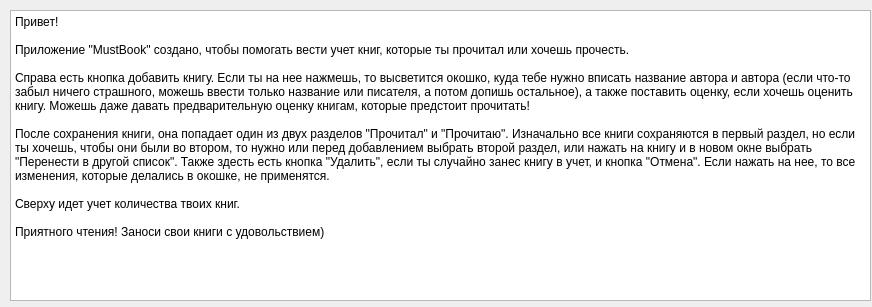
<?xml version="1.0" encoding="UTF-8"?>
<ui version="4.0">
 <class>help_window</class>
 <widget class="QDialog" name="help_window">
  <property name="geometry">
   <rect>
    <x>0</x>
    <y>0</y>
    <width>872</width>
    <height>307</height>
   </rect>
  </property>
  <property name="windowTitle">
   <string>Помощь</string>
  </property>
  <widget class="QTextBrowser" name="textBrowser">
   <property name="geometry">
    <rect>
     <x>10</x>
     <y>10</y>
     <width>861</width>
     <height>291</height>
    </rect>
   </property>
   <property name="html">
    <string>&lt;!DOCTYPE HTML PUBLIC &quot;-//W3C//DTD HTML 4.0//EN&quot; &quot;http://www.w3.org/TR/REC-html40/strict.dtd&quot;&gt;
&lt;html&gt;&lt;head&gt;&lt;meta name=&quot;qrichtext&quot; content=&quot;1&quot; /&gt;&lt;meta charset=&quot;utf-8&quot; /&gt;&lt;style type=&quot;text/css&quot;&gt;
p, li { white-space: pre-wrap; }
&lt;/style&gt;&lt;/head&gt;&lt;body style=&quot; font-family:'Segoe UI'; font-size:8.86154pt; font-weight:400; font-style:normal;&quot;&gt;
&lt;p style=&quot; margin-top:0px; margin-bottom:0px; margin-left:0px; margin-right:0px; -qt-block-indent:0; text-indent:0px;&quot;&gt;&lt;span style=&quot; font-size:8.86154pt;&quot;&gt;Привет! &lt;/span&gt;&lt;/p&gt;
&lt;p style=&quot;-qt-paragraph-type:empty; margin-top:0px; margin-bottom:0px; margin-left:0px; margin-right:0px; -qt-block-indent:0; text-indent:0px; font-size:8.86154pt;&quot;&gt;&lt;br /&gt;&lt;/p&gt;
&lt;p style=&quot; margin-top:0px; margin-bottom:0px; margin-left:0px; margin-right:0px; -qt-block-indent:0; text-indent:0px;&quot;&gt;&lt;span style=&quot; font-size:8.86154pt;&quot;&gt;Приложение &amp;quot;MustBook&amp;quot; создано, чтобы помогать вести учет книг, которые ты прочитал или хочешь прочесть.&lt;/span&gt;&lt;/p&gt;
&lt;p style=&quot;-qt-paragraph-type:empty; margin-top:0px; margin-bottom:0px; margin-left:0px; margin-right:0px; -qt-block-indent:0; text-indent:0px; font-size:8.86154pt;&quot;&gt;&lt;br /&gt;&lt;/p&gt;
&lt;p style=&quot; margin-top:0px; margin-bottom:0px; margin-left:0px; margin-right:0px; -qt-block-indent:0; text-indent:0px;&quot;&gt;&lt;span style=&quot; font-size:8.86154pt;&quot;&gt;Справа есть кнопка добавить книгу. Если ты на нее нажмешь, то высветится окошко, куда тебе нужно вписать название автора и автора (если что-то забыл ничего страшного, можешь ввести только название или писателя, а потом допишь остальное), а также поставить оценку, если хочешь оценить книгу. Можешь даже давать предварительную оценку книгам, которые предстоит прочитать!&lt;/span&gt;&lt;/p&gt;
&lt;p style=&quot;-qt-paragraph-type:empty; margin-top:0px; margin-bottom:0px; margin-left:0px; margin-right:0px; -qt-block-indent:0; text-indent:0px; font-size:8.86154pt;&quot;&gt;&lt;br /&gt;&lt;/p&gt;
&lt;p style=&quot; margin-top:0px; margin-bottom:0px; margin-left:0px; margin-right:0px; -qt-block-indent:0; text-indent:0px;&quot;&gt;&lt;span style=&quot; font-size:8.86154pt;&quot;&gt;После сохранения книги, она попадает один из двух разделов &amp;quot;Прочитал&amp;quot; и &amp;quot;Прочитаю&amp;quot;. Изначально все книги сохраняются в первый раздел, но если ты хочешь, чтобы они были во втором, то нужно или перед добавлением выбрать второй раздел, или нажать на книгу и в новом окне выбрать &amp;quot;Перенести в другой список&amp;quot;. Также здесть есть кнопка &amp;quot;Удалить&amp;quot;, если ты случайно занес книгу в учет, и кнопка &amp;quot;Отмена&amp;quot;. Если нажать на нее, то все изменения, которые делались в окошке, не применятся.&lt;/span&gt;&lt;/p&gt;
&lt;p style=&quot;-qt-paragraph-type:empty; margin-top:0px; margin-bottom:0px; margin-left:0px; margin-right:0px; -qt-block-indent:0; text-indent:0px; font-size:8.86154pt;&quot;&gt;&lt;br /&gt;&lt;/p&gt;
&lt;p style=&quot; margin-top:0px; margin-bottom:0px; margin-left:0px; margin-right:0px; -qt-block-indent:0; text-indent:0px;&quot;&gt;&lt;span style=&quot; font-size:8.86154pt;&quot;&gt;Сверху идет учет количества твоих книг.&lt;/span&gt;&lt;/p&gt;
&lt;p style=&quot;-qt-paragraph-type:empty; margin-top:0px; margin-bottom:0px; margin-left:0px; margin-right:0px; -qt-block-indent:0; text-indent:0px; font-size:8.86154pt;&quot;&gt;&lt;br /&gt;&lt;/p&gt;
&lt;p style=&quot; margin-top:0px; margin-bottom:0px; margin-left:0px; margin-right:0px; -qt-block-indent:0; text-indent:0px;&quot;&gt;&lt;span style=&quot; font-size:8.86154pt;&quot;&gt;Приятного чтения! Заноси свои книги с удовольствием)&lt;/span&gt;&lt;/p&gt;&lt;/body&gt;&lt;/html&gt;</string>
   </property>
  </widget>
 </widget>
 <resources/>
 <connections/>
</ui>
